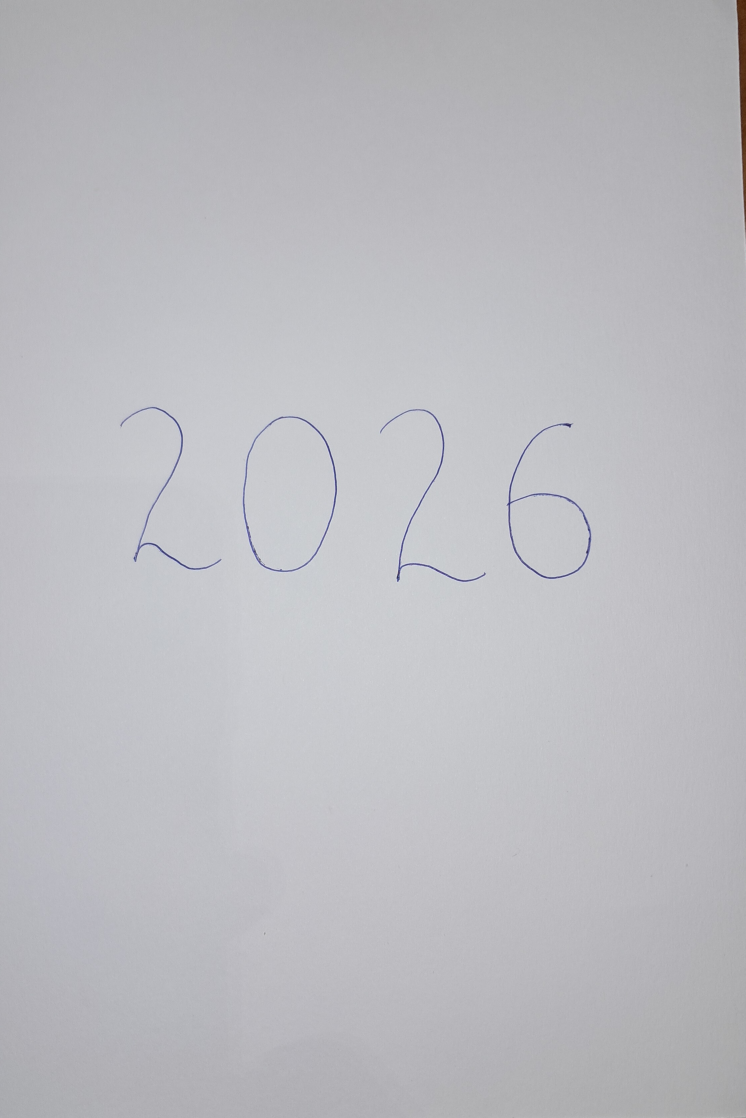
#> input picture test_images/2026.jpg, 2236 x 3353 px, found by its file name (shown at 1/3 size)
$ python segmentation.py test_images/2026.jpg
#> lines starting #> are read from the running program, lines starting #| are printed output that depends on the picture; after the words box and inside, x2 and y2 are one past the last pixel; in counts of white or black regions, pixels touching at a corner belong together
### preprocessing/preprocessing.py
"""
Task 1 - Image preprocessing

Turns a photo / scan / drawing of handwriting into what the models expect:
white ink on a black background, with each digit finally shrunk to a 28x28
MNIST-style picture

    preprocess(image)          whole image  -> clean black/white image (ink = 255)
    make_mnist_like(digit)     one digit    -> 28x28 float array (0..1), centred like MNIST

try it:  python preprocessing/preprocessing.py test_images/2026.jpg
"""
import sys

import cv2
import numpy as np


def to_grayscale(image):
    """Colour (BGR) -> grayscale. Already-grey images are returned unchanged"""
    if image.ndim == 3:
        return cv2.cvtColor(image, cv2.COLOR_BGR2GRAY)
    return image


def binarize(gray, method="adaptive"):
    """Grayscale -> black/white with the INK WHITE (255) and the paper BLACK (0)

    method:
      "fixed"     one threshold (127) for the whole image - simple, fails with shadows
      "otsu"      picks the best single threshold automatically - good for even lighting
      "adaptive"  a separate threshold for each small area - best for phone photos with shadows
    """
    blurred = cv2.GaussianBlur(gray, (5, 5), 0)          # smooth out camera noise first
    if method == "fixed":
        _, binary = cv2.threshold(blurred, 127, 255, cv2.THRESH_BINARY_INV)
    elif method == "otsu":
        _, binary = cv2.threshold(blurred, 0, 255, cv2.THRESH_BINARY_INV + cv2.THRESH_OTSU)
    elif method == "adaptive":
        # blockSize: size of the local area (odd number), C: how much darker than
        # the local average a pixel must be to count as ink
        binary = cv2.adaptiveThreshold(blurred, 255, cv2.ADAPTIVE_THRESH_GAUSSIAN_C,
                                       cv2.THRESH_BINARY_INV, blockSize=31, C=10)
    else:
        raise ValueError(f"unknown method {method}")

    # If most of the image came out white, the input was light ink on a dark
    # background (like MNIST itself), so flip it back.
    if np.mean(binary) > 127:
        binary = 255 - binary
    return binary

def remove_specks(binary, min_area=20):
    """Delete tiny white blobs (dust, paper texture) smaller than min_area pixels."""
    count, labels, stats, _ = cv2.connectedComponentsWithStats(binary, connectivity=8)
    cleaned = np.zeros_like(binary)
    for i in range(1, count):                            # label 0 is the background
        if stats[i, cv2.CC_STAT_AREA] >= min_area:
            cleaned[labels == i] = 255
    return cleaned


def preprocess(image, method="adaptive"):
    """full preprocessing for one input image (a numpy array from cv2.imread)"""

    gray = to_grayscale(image)
    binary = binarize(gray, method)

    # min_area grows with the image so big phone photos lose more noise than small drawings
    min_area = max(10, int(gray.shape[0] * gray.shape[1] * 0.00002))
    return remove_specks(binary, min_area)

def make_mnist_like(digit):
    """One cropped digit (white on black) -> 28x28 float32 array, values 0..1

    MNIST digits are drawn thick, fitted into a 20x20 box and placed in a 28x28
    image so that their centre of mass is in the middle
    """
    ys, xs = np.nonzero(digit)
    if len(xs) == 0:
        return np.zeros((28, 28), dtype=np.float32)
    digit = digit[ys.min():ys.max() + 1, xs.min():xs.max() + 1]   # tight crop
    h, w = digit.shape

    # Thin pen strokes almost vanish when shrunk, so thicken them first
    # MNIST strokes are roughly 1/8 of the digit's height
    distance = cv2.distanceTransform(digit, cv2.DIST_L2, 3)
    stroke = 2 * np.percentile(distance[distance > 0], 90)
    target = max(h, w) / 8
    if stroke < target:
        size = int(target - stroke) | 1                  # odd kernel size
        kernel = cv2.getStructuringElement(cv2.MORPH_ELLIPSE, (size, size))
        digit = cv2.copyMakeBorder(digit, size, size, size, size, cv2.BORDER_CONSTANT, value=0)
        digit = cv2.dilate(digit, kernel)
        h, w = digit.shape

    # Resize so the longer side is 20 pixels, keeping the shape (a "1" stays thin)
    scale = 20.0 / max(h, w)
    new_w, new_h = max(1, round(w * scale)), max(1, round(h * scale))
    small = cv2.resize(digit, (new_w, new_h), interpolation=cv2.INTER_AREA)

    # Paste into the middle of a 28x28 black image
    canvas = np.zeros((28, 28), dtype=np.uint8)
    top, left = (28 - new_h) // 2, (28 - new_w) // 2
    canvas[top:top + new_h, left:left + new_w] = small

    # Shift so the centre of mass is exactly in the middle
    moments = cv2.moments(canvas)
    if moments["m00"] > 0:

        cx, cy = moments["m10"] / moments["m00"], moments["m01"] / moments["m00"]
        shift = np.float32([[1, 0, 14 - cx], [0, 1, 14 - cy]])
        canvas = cv2.warpAffine(canvas, shift, (28, 28))

    return canvas.astype(np.float32) / 255.0

# [19 lines that do not run on import are left out]

### segmentation/segmentation.py
"""
Task 2 - Image segmentation: cut a preprocessed image of a number into single digits

    segment(binary)  -  list of (box, digit28, line) in reading order:
                     lines top to bottom, each line left to right
                     box = (x, y, w, h) in the original image
                     digit28 = 28x28 MNIST-style array from make_mnist_like
                     line = 0 for the first line of writing, 1 for the next, ...

Three techniques are included so them can be compared:
    "components"  connected components  - each separate blob of ink is a digit
    "contours"    outer contours        - very similar, via cv2.findContours
    "projection"  vertical projection   - cut wherever a column has no ink at all

Try it:  python segmentation/segmentation.py test_images/2026.jpg
"""
import sys
from pathlib import Path

import cv2
import numpy as np

sys.path.append(str(Path(__file__).parent.parent))    # so "preprocessing" can be imported
from preprocessing.preprocessing import make_mnist_like, preprocess


# ---------- three ways to find the boxes ----------

def boxes_by_components(binary):
    count, _, stats, _ = cv2.connectedComponentsWithStats(binary, connectivity=8)
    return [tuple(stats[i, :4]) for i in range(1, count)]      # (x, y, w, h), skip background


def boxes_by_contours(binary):
    contours, _ = cv2.findContours(binary, cv2.RETR_EXTERNAL, cv2.CHAIN_APPROX_SIMPLE)
    return [cv2.boundingRect(c) for c in contours]


# [12 lines left out: function boxes_by_projection, not called in this run]


# ---------- clean-up rules ----------

def merge_overlapping(boxes, max_height):
    """Join boxes that sit above each other (a broken '5', the dots of a division sign),
    but only if the joined box is still about one character tall. Two digits on
    different lines also share columns, and joining those makes a box twice as tall."""
    merged = []
    for bx, by, bw, bh in sorted(boxes, key=lambda b: b[0]):
        for i, (x, y, w, h) in enumerate(merged):           # check every box, not just the last
            overlap = min(x + w, bx + bw) - max(x, bx)
            top, bottom = min(y, by), max(y + h, by + bh)
            if overlap > 0.5 * min(w, bw) and bottom - top <= 1.3 * max_height:
                left = min(x, bx)
                merged[i] = (left, top, max(x + w, bx + bw) - left, bottom - top)
                break
        else:
            merged.append((bx, by, bw, bh))
    return merged


def group_into_lines(boxes):
    """Reading order: lines top to bottom, each line left to right.
    A box joins a line when its vertical middle falls inside that line's top..bottom."""
    lines = []
    for box in sorted(boxes, key=lambda b: b[1] + b[3] / 2):
        x, y, w, h = box
        middle = y + h / 2
        for line in lines:
            if line["top"] <= middle <= line["bottom"]:
                line["boxes"].append(box)
                line["top"], line["bottom"] = min(line["top"], y), max(line["bottom"], y + h)
                break
        else:
            lines.append({"top": y, "bottom": y + h, "boxes": [box]})
    return [sorted(line["boxes"], key=lambda b: b[0]) for line in lines]


def crop_box(binary, labels, stats, box):
    """Cut out one box, keeping only blobs that lie fully inside it. A plain rectangle
    crop also picks up the edge of a neighbour (or a dropped speck) that pokes into it."""
    x, y, w, h = box
    piece = binary[y:y + h, x:x + w].copy()
    ids = labels[y:y + h, x:x + w]
    for i in np.unique(ids[ids > 0]):
        bx, by, bw, bh = stats[i, :4]
        if bx < x or by < y or bx + bw > x + w or by + bh > y + h:
            piece[ids == i] = 0
    return piece

def split_wide(binary, box, typical_height, min_ratio=1.3, max_neck=0.2):
    """Two touching digits make one wide box. Cut it at the column with the least ink.

    Only cut if the box is clearly wide (width > min_ratio x height) AND the ink gets
    thin somewhere in the middle (a "neck" with under max_neck of the fullest column).
    A single wide digit like a flat "2" has no neck, so it is left alone.
    """
    x, y, w, h = box
    if h < 0.5 * typical_height or w < min_ratio * h:     # not a tall-and-wide blob: leave it
        return [box]
    columns = binary[y:y + h, x:x + w].sum(axis=0).astype(float)
    left, right = int(w * 0.3), int(w * 0.7)               # only cut near the middle
    cut = left + int(np.argmin(columns[left:right]))
    if columns[cut] > max_neck * columns.max():            # no thin neck: probably one digit
        return [box]
    return (split_wide(binary, (x, y, cut, h), typical_height)
            + split_wide(binary, (x + cut, y, w - cut, h), typical_height))


# ---------- the main function ----------

def segment(binary, method="components", split_touching=True):
    """Return [(box, digit28, line), ...] in reading order."""
    if method == "components":
        boxes = boxes_by_components(binary)
    elif method == "contours":
        boxes = boxes_by_contours(binary)
    elif method == "projection":
        boxes = boxes_by_projection(binary)
    else:
        raise ValueError(f"unknown method {method}")
    if not boxes:
        return []

    # Drop anything touching the picture's edge: in a photo that is the table, the edge
    # of the paper or a shadow, not handwriting (Kept if it would remove everything)
    height, width = binary.shape
    inside = [(x, y, w, h) for x, y, w, h in boxes
              if x > 0 and y > 0 and x + w < width and y + h < height]
    if inside:
        boxes = inside

    #   Drop leftovers much smaller than the biggest mark (noise the preprocessing missed)
    biggest = max(w * h for _, _, w, h in boxes)
    boxes = [b for b in boxes if b[2] * b[3] > 0.01 * biggest]

    boxes = merge_overlapping(boxes, max_height=max(h for _, _, _, h in boxes))

    # Drop marks far smaller than a normal digit (a full stop, a stray dot): the model
    # would blow them up to 20x20 and read a filled circle as "0". Using the longer
    # side keeps a wide-but-flat minus sign
    typical_height = float(np.median([h for _, _, _, h in boxes]))
    boxes = [b for b in boxes if max(b[2], b[3]) >= 0.3 * typical_height]

    was_split = set()                                      # halves of touching digits share one blob
    if split_touching:
        new = []
        for b in boxes:
            parts = split_wide(binary, b, typical_height)
            if len(parts) > 1:
                was_split.update(parts)
            new += parts
        boxes = new

    _, labels, stats, _ = cv2.connectedComponentsWithStats(binary, connectivity=8)
    results = []
    for line_number, line in enumerate(group_into_lines(boxes)):
        for box in line:
            x, y, w, h = box
            digit = binary[y:y + h, x:x + w] if box in was_split else crop_box(binary, labels, stats, box)
            results.append(((int(x), int(y), int(w), int(h)), make_mnist_like(digit), line_number))
    return results


# ---------- show the result when run directly ----------

if __name__ == "__main__":
    import matplotlib.pyplot as plt

    path = sys.argv[1] if len(sys.argv) > 1 else "test_images/2026.jpg"
    image = cv2.imread(path)
#> image is the input picture: shape (3353, 2236, 3); mean B, G, R 192.1, 187.5, 187.5
    if image is None:
        sys.exit(f"Could not read {path}")
    binary = preprocess(image)
#> in binarize, `binary = cv2.adaptiveThreshold(blurred, 255, cv2.ADAPTIVE_THRESH_GAUSS..`:
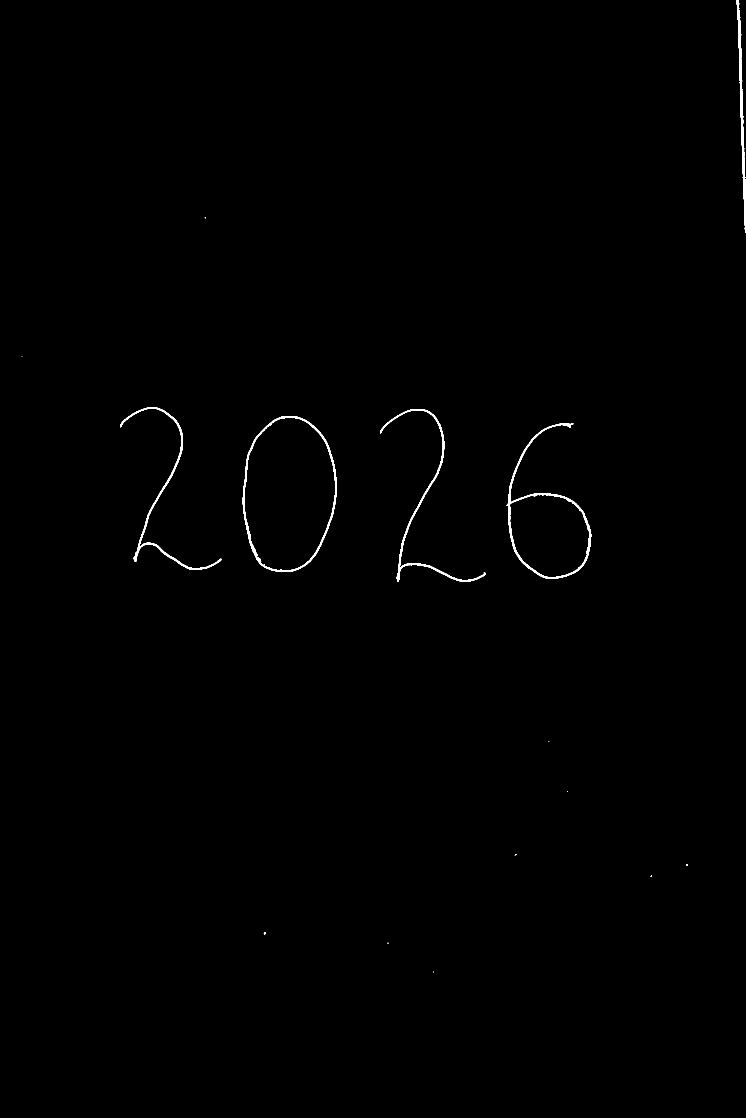
#> binary: shape (3353, 2236) (shown at 1/3 size); 0.36% white; 17 white regions (11 under 20 px), largest, box (x1, y1, x2, y2) and area: (728, 1249, 1011, 1716) 6218, (1520, 1270, 1774, 1737) 6203, (1140, 1227, 1458, 1746) 5071, (361, 1221, 665, 1710) 4827, (2210, 0, 2236, 697) 4237, (791, 2797, 797, 2805) 30
#> in remove_specks, `count, labels, stats, _ = cv2.connectedComponentsWithStats(binary, con..`: count = 18; stats = 18 rows, first 6: [0, 0, 2236, 3353, 7470651], [2210, 0, 26, 697, 4237], [614, 652, 3, 3, 6], [65, 1070, 2, 1, 2], [361, 1221, 304, 489, 4827], [1140, 1227, 318, 519, 5071]
    parts = segment(binary)
#> in boxes_by_components, `count, _, stats, _ = cv2.connectedComponentsWithStats(binary, connecti..`: count = 6; stats = [[0, 0, 2236, 3353, 7470752], [2210, 0, 26, 697, 4237], [361, 1221, 304, 489, 4827], [1140, 1227, 318, 519, 5071], [728, 1249, 283, 467, 6218], [1520, 1270, 254, 467, 6203]]
#> in segment, `boxes = boxes_by_components(binary)`: boxes = [(2210, 0, 26, 697), (361, 1221, 304, 489), (1140, 1227, 318, 519), (728, 1249, 283, 467), (1520, 1270, 254, 467)]
#> in segment, `inside = [(x, y, w, h) for x, y, w, h in boxes if x > 0 and y > 0 and ..`: inside = [(361, 1221, 304, 489), (1140, 1227, 318, 519), (728, 1249, 283, 467), (1520, 1270, 254, 467)]
#> in segment, `boxes = inside`: boxes has the same summary as inside
#> in segment, `biggest = max(w * h for _, _, w, h in boxes)`: biggest = 165042
#> the loop in merge_overlapping, `for bx, by, bw, bh in sorted(boxes, key=lambda b: b[0]):` made 4 passes
#> after the loop in merge_overlapping, `for bx, by, bw, bh in sorted(boxes, key=lambda b: b[0]):`: merged = [(361, 1221, 304, 489), (728, 1249, 283, 467), (1140, 1227, 318, 519), (1520, 1270, 254, 467)]
#> in segment, `boxes = merge_overlapping(boxes, max_height=max(h for _, _, _, h in bo..`: boxes has the same summary as merged in merge_overlapping
#> in segment, `typical_height = float(np.median([h for _, _, _, h in boxes]))`: typical_height = 478
#> the loop in segment, `for b in boxes:` made 4 passes
#> after the loop in segment, `for b in boxes:`: was_split = 0 items
#> the loop in segment, `for line_number, line in enumerate(group_into_lines(boxes)):` made 1 pass
#> line_number on pass 1: 0
#> pass 1, in crop_box, `piece = binary[y:y + h, x:x + w].copy()`:
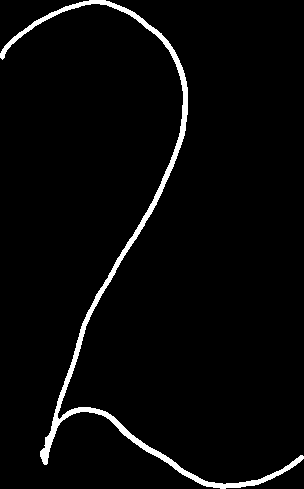
#> piece: shape (489, 304); 3.2% white; 1 white region, box (x1, y1, x2, y2) and area: (0, 0, 304, 489) 4827
#> pass 1, in make_mnist_like, `distance = cv2.distanceTransform(digit, cv2.DIST_L2, 3)`:
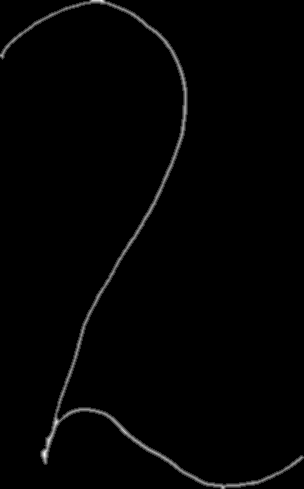
#> distance: shape (489, 304) float32; min 0, max 4.78, mean 0.0557; drawn with min black and max white
#> pass 1, in make_mnist_like, `kernel = cv2.getStructuringElement(cv2.MORPH_ELLIPSE, (size, size))`:
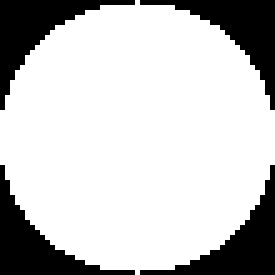
#> kernel: shape (55, 55) (shown 5 times larger); values 0 (black) and 1 (white), 77.3% white; 4 black regions, box (x1, y1, x2, y2) and area: (0, 0, 27, 22) 172, (28, 0, 55, 22) 172, (0, 33, 27, 55) 172, (28, 33, 55, 55) 172
#> after the loop in segment, `for line_number, line in enumerate(group_into_lines(boxes)):`:
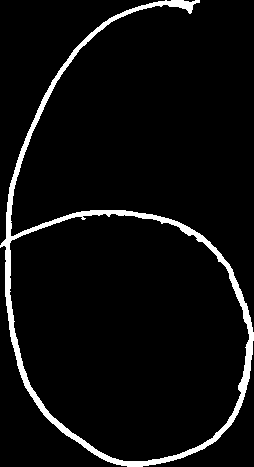
#> digit: shape (467, 254); 5.2% white; 1 white region, box (x1, y1, x2, y2) and area: (0, 0, 254, 467) 6203
#> after the loop in segment, `for line_number, line in enumerate(group_into_lines(boxes)):`: results = 4 items
#> parts = 4 items
    print(f"Found {len(parts)} digit(s)")
#| Found 4 digit(s)

    shown = image.copy()
    thickness = max(2, image.shape[1] // 250)            # thicker lines on big phone photos
#> (the run stopped early here; a loop or call above may not have finished)
